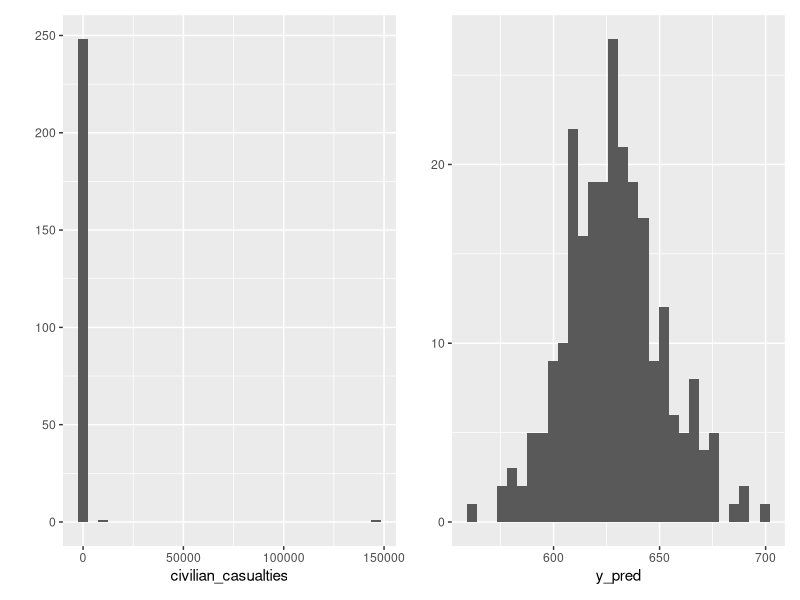
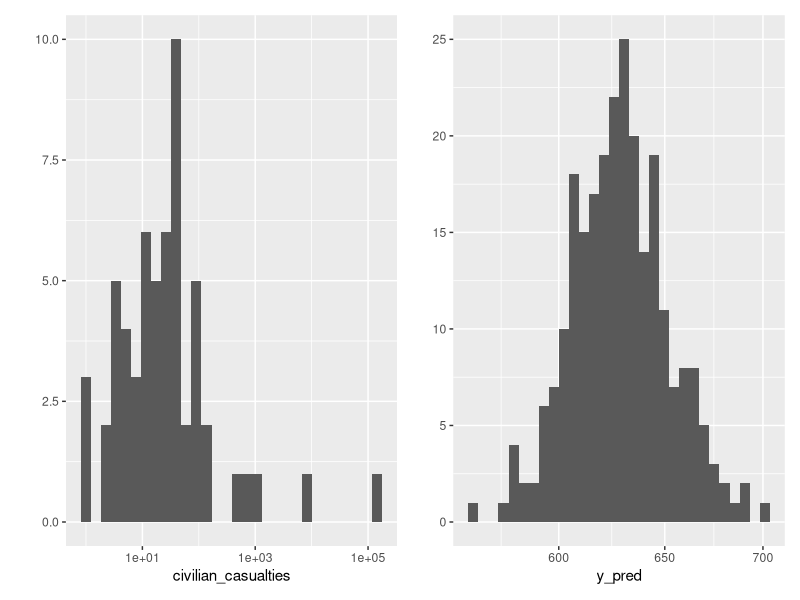
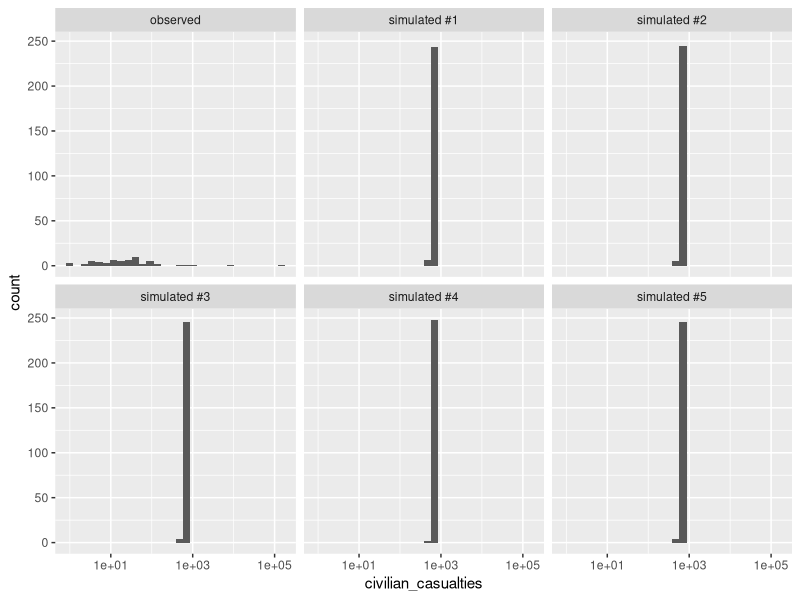
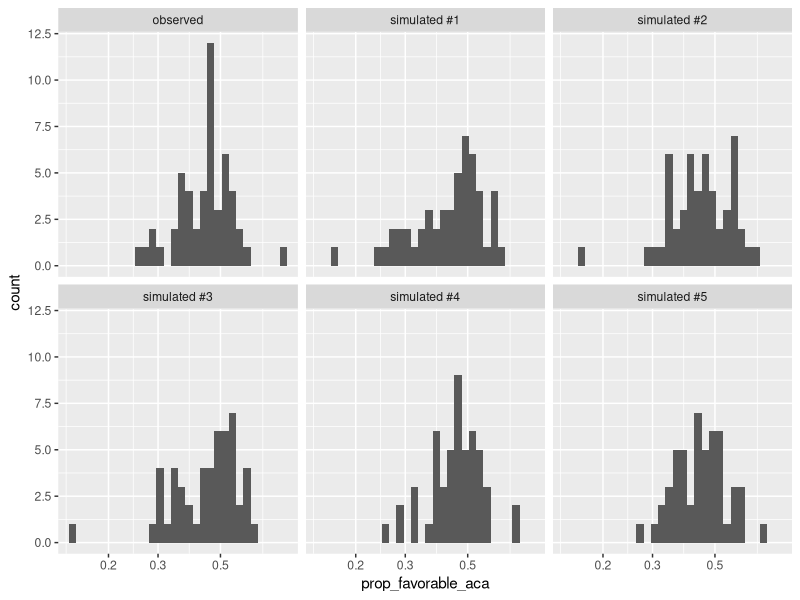

Recreate these plots in R, in order.
## ---- chunk 1
library(tidyverse)
## ---- chunk 2
civilian_casualties <- c(0, 0, 0, 0, 0, 13, 0, 0, 61, 0, 0, 0, 0, 0, 0, 0, 0,
                          0, 0, 0, 0, 1, 0, 0, 0, 0, 0, 0, 0, 19, 0, 0, 12, 0, 0, 4, 147, 0, 934, 0, 0,
                          42, 0, 24, 124, 0, 1, 0, 0, 0, 145844, 0, 0, 44, 0, 0, 0, 0, 0, 0, 0, 0, 0, 0,
                          0, 0, 2, 10, 0, 0, 0, 0, 0, 0, 0, 0, 0, 0, 5, 0, 0, 0, 0, 0, 0, 0, 0, 0, 0, 0,
                          7971, 0, 0, 0, 0, 72, 0, 40, 0, 0, 444, 0, 0, 0, 0, 48, 109, 33, 0, 0, 0, 0,
                          0, 0, 0, 0, 0, 0, 0, 0, 0, 0, 0, 0, 0, 15, 41, 0, 0, 0, 0, 84, 0, 34, 0, 0, 0,
                          0, 0, 0, 0, 1, 0, 15, 0, 0, 15, 0, 104, 0, 24, 0, 0, 104, 0, 0, 4, 0, 0, 0, 0,
                          0, 12, 41, 0, 0, 37, 0, 0, 8, 0, 0, 0, 0, 0, 0, 0, 0, 0, 0, 0, 0, 0, 0, 0, 0,
                          0, 0, 12, 0, 4, 0, 5, 0, 0, 0, 0, 0, 0, 0, 0, 8, 21, 0, 0, 0, 0, 25, 0, 0, 0,
                          3, 0, 0, 27, 0, 0, 576, 3, 0, 0, 0, 0, 0, 0, 7, 0, 0, 0, 0, 0, 32, 0, 0, 0, 0,
                          0, 0, 0, 94, 42, 0, 30, 0, 2, 12, 0, 0, 5, 5 ) 
## ---- chunk 3
ml_est <- mean(civilian_casualties)
print(ml_est, digits = 3)

n <- length(civilian_casualties)
y_pred <- rpois(n, lambda = ml_est)
print(y_pred[1:30])
print(civilian_casualties[1:30])
## ---- chunk 4
library(patchwork)

p1 <- qplot(civilian_casualties)
p2 <- qplot(y_pred)

p1 + p2
## ---- chunk 5
p1 <- qplot(civilian_casualties) + scale_x_log10()
p2 <- qplot(y_pred) + scale_x_log10()

p1 + p2
## ---- chunk 6
observed_data <- tibble(civilian_casualties, type = "observed")

sim_list <- list()
for (i in 1:5) {
  y_pred <- rpois(n, lambda = ml_est)
  sim_list[[i]] <- tibble(civilian_casualties = y_pred, 
                          type = paste0("simulated #", i))
}
gg_data <- bind_rows(sim_list) %>%
  bind_rows(observed_data) %>%
  glimpse()

ggplot(gg_data, aes(x = civilian_casualties)) + 
  geom_histogram() + 
  facet_wrap(vars(type)) + 
  scale_x_log10()
## ---- chunk 7
# load data
br <- tibble::tribble(
  ~state_abbr, ~prop_favorable_aca,
         "AL",   0.382711108911823,
         "AK",   0.374428493677838,
         "AZ",   0.396721609154912,
         "AR",   0.361623814680961,
         "CA",   0.560999240847165,
         "CO",   0.450011650633043,
         "CT",   0.522239143634457,
         "DE",   0.524637037667977,
         "DC",   0.853595690161985,
         "FL",    0.47022917052716,
         "GA",   0.460216990024346,
         "HI",    0.61965456264517,
         "ID",   0.282992730179373,
         "IL",   0.550517975187469,
         "IN",   0.421854785281297,
         "IA",   0.454007062646206,
         "KS",   0.394817640911206,
         "KY",   0.336156662764729,
         "LA",   0.425588396620569,
         "ME",   0.472319257331465,
         "MD",   0.583719023711148,
         "MA",   0.531871146279692,
         "MI",   0.509096426714406,
         "MN",   0.497981331879903,
         "MS",   0.468038078521612,
         "MO",   0.420161837905426,
         "MT",   0.351773944902139,
         "NE",   0.365225584190989,
         "NV",   0.459026605256376,
         "NH",    0.43886275738451,
         "NJ",   0.531656835425683,
         "NM",   0.528461049175538,
         "NY",     0.6010574821094,
         "NC",   0.452240849305449,
         "ND",   0.367690453757597,
         "OH",   0.456298880813516,
         "OK",   0.309578750918355,
         "OR",   0.455832591683007,
         "PA",    0.45819440292365,
         "RI",   0.536978574569609,
         "SC",   0.444870259057071,
         "SD",   0.377170366708612,
         "TN",   0.368615233253355,
         "TX",   0.428407014559672,
         "UT",   0.248496577141183,
         "VT",   0.553042362822573,
         "VA",   0.470739058046787,
         "WA",   0.496133477680592,
         "WV",   0.295062675817918,
         "WI",   0.489912969415965,
         "WY",   0.263567780036879
  )
## ---- chunk 8
# obtain ml estimates
log_lik_fn <- function(par = c(2, 2), y) {
  a <- par[1]  # pulling these out makes the code a bit easier to follow
  b <- par[2]
  log_lik_i <- dbeta(y, shape1 = a, shape2 = b, log = TRUE)
  log_lik <- sum(log_lik_i)
  return(log_lik)
}
opt <- optim(par = c(2, 2), fn = log_lik_fn, y = br$prop_favorable_aca,
             control = list(fnscale = -1))
ml_est <- opt$par
## ---- chunk 9

observed_data <- br %>%
  mutate(type = "observed")

n <- nrow(br)
sim_list <- list()
for (i in 1:5) {
  y_pred <- rbeta(n, shape1 = ml_est[1], shape2 = ml_est[2])
  sim_list[[i]] <- tibble(prop_favorable_aca = y_pred, 
                          type = paste0("simulated #", i))
}
gg_data <- bind_rows(sim_list) %>%
  bind_rows(observed_data) 

ggplot(gg_data, aes(x = prop_favorable_aca)) + 
  geom_histogram() + 
  facet_wrap(vars(type)) + 
  scale_x_log10()
